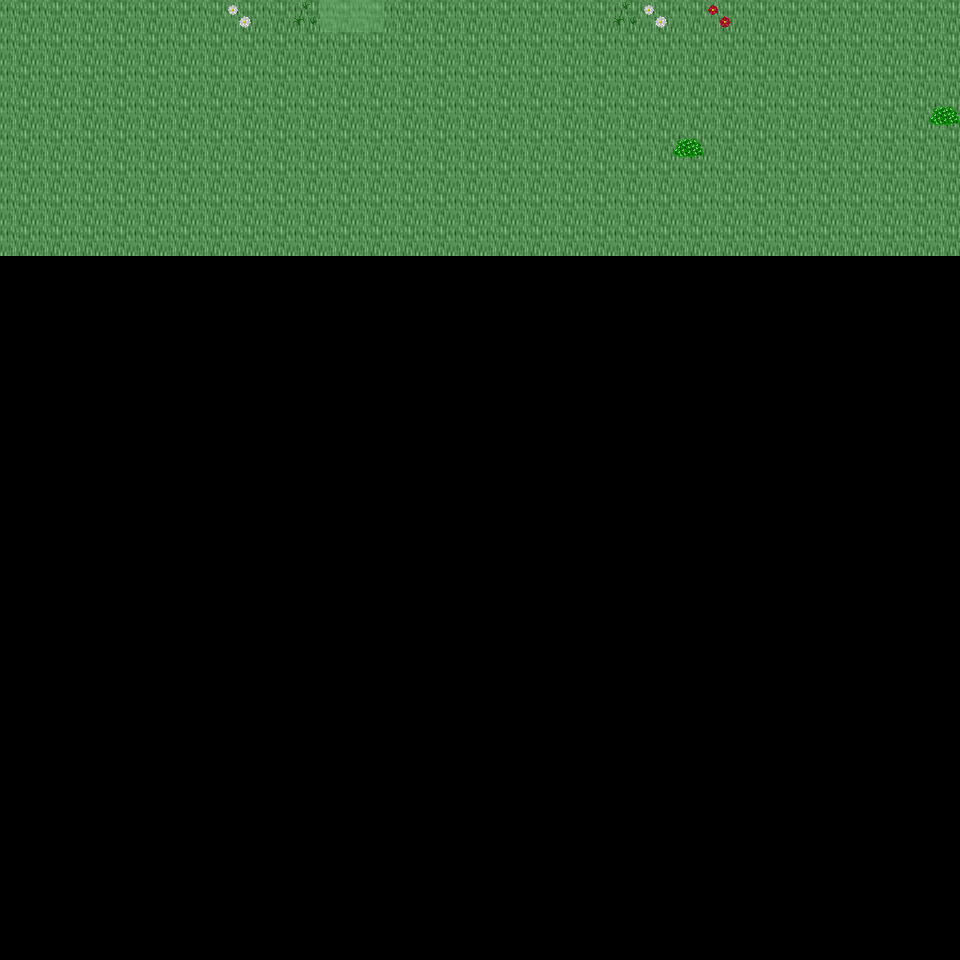

This game map was drawn from its Tiled (.tmx) file and the tilesets committed beside it. A one-line description and the trimmed map source follow:
An orthogonal 30x30 tile map with 32x32 px tiles, 6 tile layers (Ground, Object, Object2, Above, ...), 48 tilesets and 4 objects (4x mapExit).

<map version="1.0" orientation="orthogonal" renderorder="right-down" width="30" height="30" tilewidth="32" tileheight="32" nextobjectid="5">
  <tileset firstgid="1" name="tileset_ground_ground" tilewidth="32" tileheight="32" tilecount="33" columns="3">
    <image source="../drawable/tileset_ground_ground.png" width="96" height="352" />
  </tileset>
  <tileset firstgid="34" name="tileset_ground_ground_2" tilewidth="32" tileheight="32" tilecount="4" columns="4">
    <image source="../drawable/tileset_ground_ground_2.png" width="128" height="32" />
  </tileset>
  <tileset firstgid="38" name="tileset_ground_ridge_earth_dark" tilewidth="32" tileheight="32" tilecount="96" columns="12">
    <image source="../drawable/tileset_ground_ridge_earth_dark.png" width="384" height="256" />
  </tileset>
  <tileset firstgid="134" name="tileset_plant_grasses" tilewidth="32" tileheight="32" tilecount="6" columns="3">
    <image source="../drawable/tileset_plant_grasses.png" width="96" height="64" />
  </tileset>
  <tileset firstgid="140" name="tileset_plant_bush_bushes" tilewidth="32" tileheight="32" tilecount="10" columns="5">
    <image source="../drawable/tileset_plant_bush_bushes.png" width="160" height="64" />
  </tileset>
  <tileset firstgid="150" name="tileset_plant_flower_daisy_white" tilewidth="32" tileheight="32" tilecount="8" columns="2">
    <image source="../drawable/tileset_plant_flower_daisy_white.png" width="64" height="128" />
  </tileset>
  <tileset firstgid="158" name="tileset_building_fence_fence_chunky" tilewidth="32" tileheight="32" tilecount="21" columns="3">
    <image source="../drawable/tileset_building_fence_fence_chunky.png" width="96" height="224" />
  </tileset>
  <tileset firstgid="179" name="tileset_ground_rock_rocks_2" tilewidth="32" tileheight="32" tilecount="4" columns="2">
    <image source="../drawable/tileset_ground_rock_rocks_2.png" width="64" height="64" />
  </tileset>
  <tileset firstgid="183" name="tileset_building_roof_green" tilewidth="32" tileheight="32" tilecount="20" columns="5">
    <image source="../drawable/tileset_building_roof_green.png" width="160" height="128" />
  </tileset>
  <tileset firstgid="203" name="tileset_building_wall_wall_brown" tilewidth="32" tileheight="32" tilecount="12" columns="3">
    <image source="../drawable/tileset_building_wall_wall_brown.png" width="96" height="128" />
  </tileset>
  <tileset firstgid="215" name="tileset_plant_flower_daisy_red" tilewidth="32" tileheight="32" tilecount="8" columns="2">
    <image source="../drawable/tileset_plant_flower_daisy_red.png" width="64" height="128" />
  </tileset>
  <tileset firstgid="223" name="tileset_item_corpse_huge_animal" tilewidth="32" tileheight="32" tilecount="16" columns="2">
    <image source="../drawable/tileset_item_corpse_huge_animal.png" width="64" height="256" />
  </tileset>
  <tileset firstgid="239" name="tileset_plant_stump_rectangular" tilewidth="32" tileheight="32" tilecount="4" columns="2">
    <image source="../drawable/tileset_plant_stump_rectangular.png" width="64" height="64" />
  </tileset>
  <tileset firstgid="243" name="tileset_ground_rock_pebbles" tilewidth="32" tileheight="32" tilecount="3" columns="1">
    <image source="../drawable/tileset_ground_rock_pebbles.png" width="32" height="96" />
  </tileset>
  <tileset firstgid="246" name="tileset_plant_tree_tree_green" tilewidth="32" tileheight="32" tilecount="88" columns="8">
    <image source="../drawable/tileset_plant_tree_tree_green.png" width="256" height="352" />
  </tileset>
  <tileset firstgid="334" name="tileset_item_pot_dark_barrel" tilewidth="32" tileheight="32" tilecount="2" columns="1">
    <image source="../drawable/tileset_item_pot_dark_barrel.png" width="32" height="64" />
  </tileset>
  <tileset firstgid="336" name="tileset_plant_leaves" tilewidth="32" tileheight="32" tilecount="8" columns="4">
    <image source="../drawable/tileset_plant_leaves.png" width="128" height="64" />
  </tileset>
  <tileset firstgid="344" name="tileset_item_statue_cross" tilewidth="32" tileheight="32" tilecount="1" columns="1">
    <image source="../drawable/tileset_item_statue_cross.png" width="32" height="32" />
  </tileset>
  <tileset firstgid="345" name="tileset_ground_ladder_vertical_dark" tilewidth="32" tileheight="32" tilecount="3" columns="3">
    <image source="../drawable/tileset_ground_ladder_vertical_dark.png" width="96" height="32" />
  </tileset>
  <tileset firstgid="348" name="tileset_furniture_light_dark_torch" tilewidth="32" tileheight="32" tilecount="8" columns="2">
    <image source="../drawable/tileset_furniture_light_dark_torch.png" width="64" height="128" />
  </tileset>
  <tileset firstgid="356" name="tileset_building_door_door_n" tilewidth="32" tileheight="32" tilecount="6" columns="3">
    <image source="../drawable/tileset_building_door_door_n.png" width="96" height="64" />
  </tileset>
  <tileset firstgid="362" name="tileset_building_window_window_long" tilewidth="32" tileheight="32" tilecount="3" columns="3">
    <image source="../drawable/tileset_building_window_window_long.png" width="96" height="32" />
  </tileset>
  <tileset firstgid="365" name="tileset_building_roof_yellow" tilewidth="32" tileheight="32" tilecount="20" columns="5">
    <image source="../drawable/tileset_building_roof_yellow.png" width="160" height="128" />
  </tileset>
  <tileset firstgid="385" name="tileset_plant_vine" tilewidth="32" tileheight="32" tilecount="3" columns="1">
    <image source="../drawable/tileset_plant_vine.png" width="32" height="96" />
  </tileset>
  <tileset firstgid="388" name="tileset_logic_portal" tilewidth="32" tileheight="32" tilecount="24" columns="8">
    <image source="../drawable/tileset_logic_portal.png" width="256" height="96" />
  </tileset>
  <tileset firstgid="412" name="tileset_logic_collision" tilewidth="32" tileheight="32" tilecount="1" columns="1">
    <image source="../drawable/tileset_logic_collision.png" width="32" height="32" />
  </tileset>
  <tileset firstgid="413" name="tileset_logic_protection" tilewidth="32" tileheight="32" tilecount="2" columns="2">
    <image source="../drawable/tileset_logic_protection.png" width="64" height="32" />
  </tileset>
  <tileset firstgid="415" name="tileset_ground_green_paving" tilewidth="32" tileheight="32" tilecount="18" columns="3">
    <image source="../drawable/tileset_ground_green_paving.png" width="96" height="192" />
  </tileset>
  <tileset firstgid="433" name="tileset_ground_grass_2" tilewidth="32" tileheight="32" tilecount="21" columns="3">
    <image source="../drawable/tileset_ground_grass_2.png" width="96" height="224" />
  </tileset>
  <tileset firstgid="454" name="tileset_ground_earth_edges" tilewidth="32" tileheight="32" tilecount="18" columns="6">
    <image source="../drawable/tileset_ground_earth_edges.png" width="192" height="96" />
  </tileset>
  <tileset firstgid="472" name="tileset_ground_grass_corners" tilewidth="32" tileheight="32" tilecount="24" columns="6">
    <image source="../drawable/tileset_ground_grass_corners.png" width="192" height="128" />
  </tileset>
  <tileset firstgid="496" name="tileset_ground_earth_edges_yellowgreen" tilewidth="32" tileheight="32" tilecount="15" columns="5">
    <image source="../drawable/tileset_ground_earth_edges_yellowgreen.png" width="160" height="96" />
  </tileset>
  <tileset firstgid="511" name="tileset_ground_water_pool" tilewidth="32" tileheight="32" tilecount="72" columns="3">
    <image source="../drawable/tileset_ground_water_pool.png" width="96" height="768" />
  </tileset>
  <tileset firstgid="583" name="tileset_building_house_pink_blue" tilewidth="32" tileheight="32" tilecount="99" columns="11">
    <image source="../drawable/tileset_building_house_pink_blue.png" width="352" height="288" />
  </tileset>
  <tileset firstgid="682" name="tileset_plant_flower_foxgloves" tilewidth="32" tileheight="32" tilecount="4" columns="2">
    <image source="../drawable/tileset_plant_flower_foxgloves.png" width="64" height="64" />
  </tileset>
  <tileset firstgid="686" name="tileset_plant_tree_evergreen" tilewidth="32" tileheight="32" tilecount="36" columns="3">
    <image source="../drawable/tileset_plant_tree_evergreen.png" width="96" height="384" />
  </tileset>
  <tileset firstgid="722" name="tileset_plant_tree_spruce" tilewidth="32" tileheight="32" tilecount="6" columns="2">
    <image source="../drawable/tileset_plant_tree_spruce.png" width="64" height="96" />
  </tileset>
  <tileset firstgid="728" name="tileset_plant_bush_large_green" tilewidth="32" tileheight="32" tilecount="9" columns="3">
    <image source="../drawable/tileset_plant_bush_large_green.png" width="96" height="96" />
  </tileset>
  <tileset firstgid="737" name="tileset_plant_stump_hollow_logs" tilewidth="32" tileheight="32" tilecount="6" columns="3">
    <image source="../drawable/tileset_plant_stump_hollow_logs.png" width="96" height="64" />
  </tileset>
  <tileset firstgid="743" name="tileset_plant_stump_small_stump" tilewidth="32" tileheight="32" tilecount="4" columns="2">
    <image source="../drawable/tileset_plant_stump_small_stump.png" width="64" height="64" />
  </tileset>
  <tileset firstgid="747" name="tileset_plant_bush_bush_pinks" tilewidth="32" tileheight="32" tilecount="4" columns="2">
    <image source="../drawable/tileset_plant_bush_bush_pinks.png" width="64" height="64" />
  </tileset>
  <tileset firstgid="751" name="tileset_building_outhouse" tilewidth="32" tileheight="32" tilecount="12" columns="3">
    <image source="../drawable/tileset_building_outhouse.png" width="96" height="128" />
  </tileset>
  <tileset firstgid="763" name="tileset_item_pot_wooden_bins" tilewidth="32" tileheight="32" tilecount="4" columns="2">
    <image source="../drawable/tileset_item_pot_wooden_bins.png" width="64" height="64" />
  </tileset>
  <tileset firstgid="767" name="tileset_ground_dry_grass" tilewidth="32" tileheight="32" tilecount="54" columns="9">
    <image source="../drawable/tileset_ground_dry_grass.png" width="288" height="192" />
  </tileset>
  <tileset firstgid="821" name="tileset_ground_grass_edges" tilewidth="32" tileheight="32" tilecount="36" columns="12">
    <image source="../drawable/tileset_ground_grass_edges.png" width="384" height="96" />
  </tileset>
  <tileset firstgid="857" name="tileset_light_light_1x1" tilewidth="32" tileheight="32" tilecount="3" columns="3">
    <image source="../drawable/tileset_light_light_1x1.png" width="96" height="32" />
  </tileset>
  <tileset firstgid="860" name="tileset_building_huts" tilewidth="32" tileheight="32" tilecount="338" columns="26">
    <image source="../drawable/tileset_building_huts.png" width="832" height="416" />
  </tileset>
  <tileset firstgid="1198" name="tileset_light_door_light" tilewidth="32" tileheight="32" tilecount="12" columns="3">
    <image source="../drawable/tileset_light_door_light.png" width="96" height="128" />
  </tileset>
  <layer name="Ground" width="30" height="30">
    <data>[900 cells, 240 non-empty, 1 distinct tile ids]</data>
  </layer>
  <layer name="Object" width="30" height="30">
    <data>[900 cells, 9 non-empty, 6 distinct tile ids]</data>
  </layer>
  <layer name="Object2" width="30" height="30">
    <data>[900 cells, 0 non-empty, 0 distinct tile ids]</data>
  </layer>
  <layer name="Above" width="30" height="30">
    <data>[900 cells, 0 non-empty, 0 distinct tile ids]</data>
  </layer>
  <layer name="Above2" width="30" height="30">
    <data>[900 cells, 0 non-empty, 0 distinct tile ids]</data>
  </layer>
  <layer name="Walkable" width="30" height="30">
    <data>[900 cells, 2 non-empty, 1 distinct tile ids]</data>
  </layer>
  <objectgroup name="MapEvents">
    <object id="1" name="north" type="mapExit" x="0" y="0" width="320" height="32">
      <properties>
        <property name="map" value="level_0_x121_y11" />
        <property name="x" value="0" />
        <property name="y" value="28" />
      </properties>
    </object>
    <object id="2" name="north2" type="mapExit" x="384" y="0" width="576" height="32">
      <properties>
        <property name="map" value="level_0_x121_y11" />
        <property name="x" value="12" />
        <property name="y" value="28" />
      </properties>
    </object>
    <object id="3" name="west" type="mapExit" x="0" y="0" width="32" height="960">
      <properties>
        <property name="map" value="level_0_x120_y12" />
        <property name="x" value="28" />
        <property name="y" value="0" />
      </properties>
    </object>
    <object id="4" name="east" type="mapExit" x="928" y="0" width="32" height="960">
      <properties>
        <property name="map" value="level_0_x122_y12" />
        <property name="x" value="1" />
        <property name="y" value="0" />
      </properties>
    </object>
  </objectgroup>
</map>
